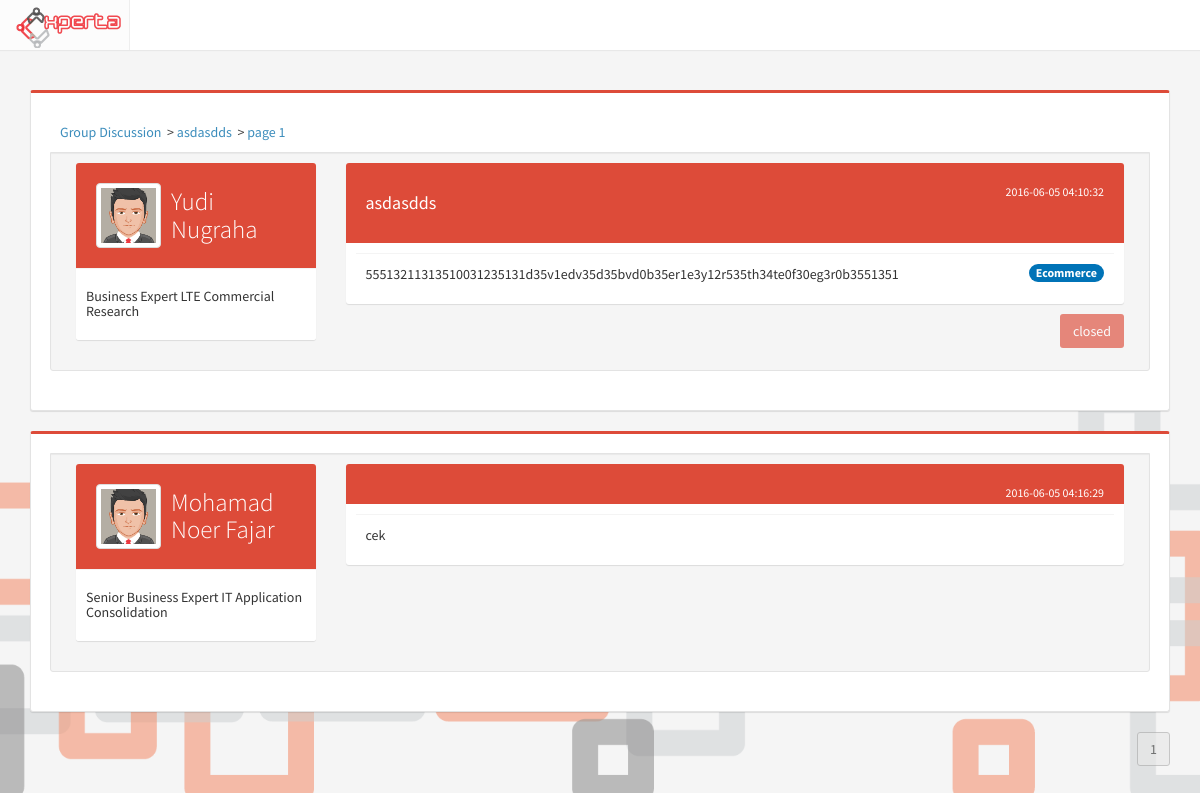
The app's page /discussion/view_discussion/1 with its own data.
### tables this page shows
CREATE TABLE `discussion` (
  `id_discussion` int(11) NOT NULL,
  `id_scope` int(11) NOT NULL,
  `id_user` int(11) NOT NULL,
  `id_step` int(11) NOT NULL,
  `title` varchar(200) NOT NULL,
  `content` text NOT NULL,
  `summary` text NOT NULL,
  `created_at` timestamp NOT NULL DEFAULT CURRENT_TIMESTAMP,
  `updated_at` timestamp NOT NULL DEFAULT CURRENT_TIMESTAMP ON UPDATE CURRENT_TIMESTAMP,
  `status` int(11) NOT NULL,
  `views` int(11) NOT NULL DEFAULT '0'
);

CREATE TABLE `profile` (
  `id_profile` int(11) NOT NULL,
  `NIK` varchar(50) DEFAULT NULL,
  `id_user` int(11) NOT NULL,
  `fullname` varchar(255) NOT NULL,
  `birthdate` date DEFAULT NULL,
  `gender` enum('M','F') DEFAULT NULL,
  `id_expert` int(11) DEFAULT '98',
  `pic` varchar(500) DEFAULT 'default.png',
  `updated_at` timestamp NOT NULL DEFAULT CURRENT_TIMESTAMP ON UPDATE CURRENT_TIMESTAMP,
  `login` int(11) NOT NULL DEFAULT '0'
);

CREATE TABLE `expert` (
  `id_expert` int(11) NOT NULL,
  `id_directorate` int(11) NOT NULL,
  `expert_name` varchar(100) NOT NULL
);

CREATE TABLE `scope` (
  `id_scope` int(11) NOT NULL,
  `scope_name` varchar(50) NOT NULL
);

CREATE TABLE `discussion_comment` (
  `id_comment` int(11) NOT NULL,
  `id_discussion` int(11) NOT NULL,
  `id_user` int(11) NOT NULL,
  `title` text,
  `content` text NOT NULL,
  `created_at` timestamp NOT NULL DEFAULT CURRENT_TIMESTAMP,
  `updated_at` timestamp NOT NULL DEFAULT CURRENT_TIMESTAMP ON UPDATE CURRENT_TIMESTAMP
);

### index.php (called while the page is built, shortened)
<?php
require_once BASEPATH.'core/CodeIgniter.php';

### application/models/Discussion_model.php (called while the page is built, shortened)
<?php
class Discussion_model extends CI_Model
{
	function disc_get_thread($id){
		return $this->db->query("SELECT title, discussion.status, discussion.summary, id_discussion, scope_name, content, user.id_user, discussion.created_at, discussion.updated_at, fullname, expert_name
				FROM discussion, user, profile, expert, scope
				WHERE discussion.id_user = user.id_user
					AND id_discussion = '$id'
					AND discussion.id_scope = scope.id_scope
					AND user.id_user = profile.id_user
					AND profile.id_expert = expert.id_expert
				")->result();
	}
	function get_disc_comment($id, $page=0){
			$page = ($page * 20);
			$hasil['data'] = $this->db->query("SELECT fullname, user.id_user, email, title, content, expert_name, level_name, created_at
				FROM discussion_comment
				LEFT JOIN user ON discussion_comment.id_user = user.id_user
				LEFT JOIN profile ON user.id_user = profile.id_user
				LEFT JOIN level ON user.id_level = level.id_level
				LEFT JOIN expert ON profile.id_expert = expert.id_expert
				WHERE id_discussion = '$id'
				ORDER BY id_comment ASC
				LIMIT $page, 20
				")->result();
			$hasil['count'] = $this->db->query("SELECT COUNT(*) as count FROM discussion_comment WHERE id_discussion = '$id' ")->result();
			return $hasil;
		}
}

### application/helpers/utama_helper.php (called while the page is built, shortened)
<?php
function switchstatus($status){
	switch ($status) {
		case 0:
			$ret['title'] = 'closed';
			$ret['class'] = 'bg-red';
			break;
	}
	return $ret;
}

### application/views/discussion/discussion_view.php (the view, shortened to what this page needs)
<?php include 'application/views/header.php' ?>
<?php
if (empty($thread[0]->pic)) {
    	$pic = "default.png";
    }else{
    	$pic = $thread[0]->pic;
    }
?>
	<link rel="stylesheet" type="text/css" href="<?= base_url('assets/css/bootstrap3-wysihtml5.min.css') ?>">
	<div class="container">
	<div class="row">
	<div class="col-md-12 isi">
	<div class="col-md-12 box box-danger well">
		<div class="box-header">
		<?php $i=0; foreach ($tree as $tangkal): ?>
			<?php if ($i): ?>
				<?php echo '> ' ?>
			<?php endif ?>
			<a href="<?php echo $tangkal['url'] ?>"><?php echo $tangkal['title'] ?></a>&nbsp;
		<?php $i++; endforeach ?>
		</div>
		<div class="box-body well">
			<div class="col-md-3">
				<div class="box box-widget widget-user-2">
                <div class="widget-user-header bg-red">
                  <div class="widget-user-image">
                    <img class="img-thumbnail" width="20" height="20" src="<?php echo site_url('uploads/profile/'.$pic) ?>" alt="user image">
                  </div>
                  <h4 class="widget-user-username">
                  	<a class="clearlink" href="<?php echo site_url('account/user/'.$thread[0]->id_user)  ?>">
                  		<?php echo $thread[0]->fullname; ?>
                  	</a>
                  </h4>
                </div>
                <div class="box-footer">
                  <h5><?= $thread[0]->expert_name; ?></h5>
                </div>
              </div>
			</div>
			<div class="col-md-9">
				<div class="box box-widget widget-user-2">
					<div class="widget-user-header bg-red">
							<small class="pull-right"><?= $thread[0]->created_at; ?></small>
							<h4><?= $thread[0]->title; ?></h4>
					</div>
					<div class="box-footer content-forum">
					<span class="badge bg-blue pull-right"><?php echo $thread[0]->scope_name ?></span>
						<?= $thread[0]->content; ?>
					</div>
					<?php if ($thread[0]->status != 2): ?>
						<?php
							$status = switchstatus($thread[0]->status);
		                    $kelas = $status['class'];
		                    $judul = $status['title'];
						?>
						<a class="btn disabled <?php echo $kelas ?> pull-right" >
							<?php echo $judul ?>
						</a>
					<?php endif ?>
				</div>
			</div>
		</div>
	</div>
<?php foreach ($comment as $komentar ): ?>
<?php
	$kelas = ($komentar->level_name == 'be') ? 'bg-red' : 'bg-blue' ;
	$box = ($komentar->level_name == 'be') ? 'box-danger' : 'box-primary' ;
    if ($komentar->level_name == 'karyawan') {
        $fullname = explode('@', $komentar->email)[0];
        $expert = 'Karyawan';
    }else{
    	$fullname = $komentar->fullname;
        $expert = $komentar->expert_name;
    }
    if (empty($komentar->pic)) {
    	$pic = "default.png";
    }else{
    	$pic = $komentar->pic;
    }
 ?>
<div class="col-md-12 box <?php echo $box ?> well">
		<div class="box-body well">
			<div class="col-md-3">
				<div class="box box-widget widget-user-2">
                <div class="widget-user-header <?php echo $kelas ?>">
                  <div class="widget-user-image">
                    <img class="img-thumbnail" width="20" height="20" src="<?php echo site_url('uploads/profile/'.$pic) ?>" alt="user image">
                  </div>
                  <h4 class="widget-user-username">
                  	<a class="clearlink" href="<?php echo site_url('account/user/'.$komentar->id_user)  ?>">
                  		<?php echo $fullname ?>
                  	</a>
                  </h4>
                </div>
                <div class="box-footer">
                  <h5><?php echo $expert ?></h5>
                </div>
              </div>
			</div>
			<div class="col-md-9">
				<div class="box box-widget widget-user-2">
				<div class="widget-user-header <?php echo $kelas ?>">
						<small class="pull-right"><?php echo $komentar->created_at ?></small>
					</div>
					<div class="box-footer content-forum">
						<?php echo $komentar->content ?>
					</div>
				</div>
			</div>
		</div>
	</div>
<?php endforeach ?>
<div class="btn-group pull-right">
	<?php echo $page ?>
</div>
	</div>

### assets/css/main.css (style rules this page uses)
body { background-color: #ecf0f5; margin-top: 50px; }
.full { background: url('../img/backimg.png') no-repeat center center fixed; -webkit-background-size: cover; -moz-background-size: cover; background-size: cover; -o-background-size: cover; }
.isi { margin-top: 40px; }
.clearlink { color: #fff; }
.content-forum { margin: 10px; text-align: justify; }

### records on screen
discussion: profile.fullname "Yudi Nugraha", expert.expert_name "Business Expert LTE Commercial Research", created_at "2016-06-05 04:10:32", title "asdasdds", id_scope.scope_name "Ecommerce", content "55513211313510031235131d35v1edv35d35bvd0b35er1e3y12r535th34te0f30eg3r0b3551351", status "closed"
discussion_comment: profile.fullname "Mohamad Noer Fajar", expert.expert_name "Senior Business Expert IT Application Consolidation", created_at "2016-06-05 04:16:29", content "cek"

### other values on screen
$tangkal['title'] "Group Discussion"
$tangkal['title'] "asdasdds"
$tangkal['title'] "page 1"
